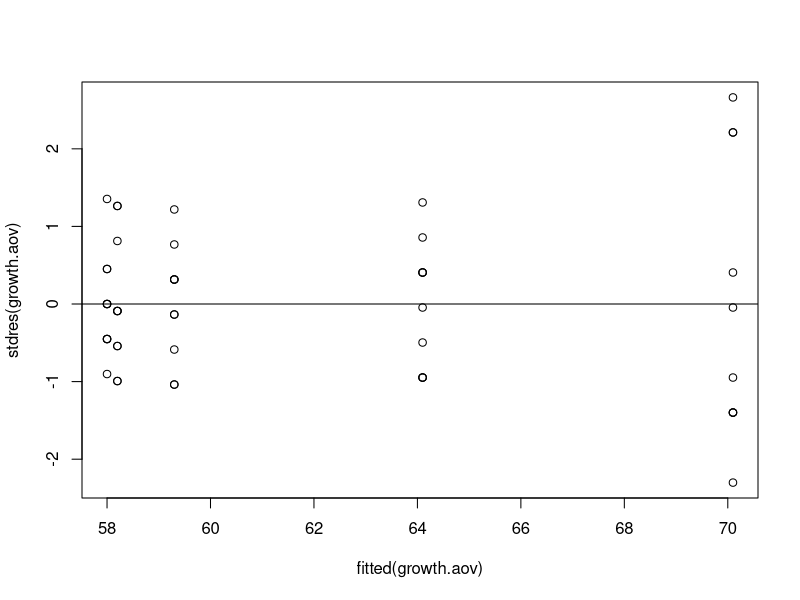

This chart was generated by the following R code:
length<-c(75, 57, 58, 58, 62,
67, 58, 61, 59, 66,
70, 60, 56, 58, 65,
75, 59, 58, 61, 63,
65, 62, 57, 57, 64,
71, 60, 56, 56, 62,
67, 60, 61, 58, 65,
67, 57, 60, 57, 65,
76, 59, 57, 57, 62,
68, 61, 58, 59, 67)

sug<-rep(1:5,10)

sugar<-factor(sug)

growth<-data.frame(length,sugar)
rm(length,sug,sugar)
growth.aov <- aov(length ~ sugar, data = growth)
summary(growth.aov)
model.tables(growth.aov)
model.tables(growth.aov, type = "means")
coef(growth.aov)

c1 <- c(4,-1,-1,-1,-1)
c2 <- c(0,-1,-1,-1,3)
c3 <- c(0,1,-1,0,0)
c4 <- c(0,-1,-1,2,0)
ctr <- matrix(c(c1,c2,c3,c4), nrow=5)
ctr
contrasts(growth$sugar) <- ctr
growth.aov <- aov(length ~ sugar, data = growth)
summary(growth.aov)
summary(growth.aov, split = list(sugar = list("control v sugars" = 1,
                                              "sucrose v gl,fr" = 2,
                                              "gl v fr" = 3, "gl,fr interaction" = 4)))



growth.lm<-lm(growth$length~growth$sugar)
summary(growth.lm)

library(MASS)
plot(fitted(growth.aov),stdres(growth.aov))
abline(h=0)
